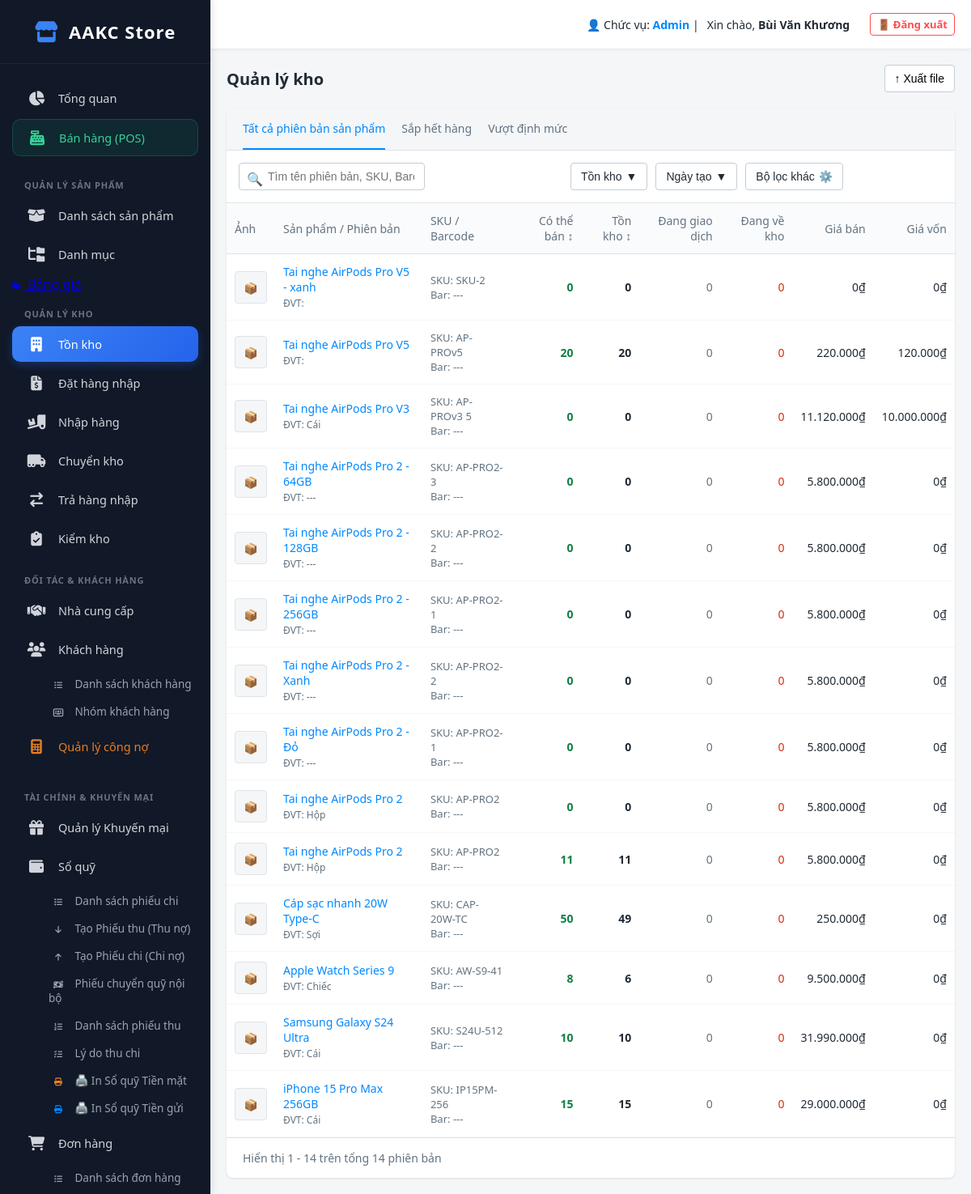
The page /index.php?action=inventory_list (signed in) on the database its author committed.
### tables this page shows
CREATE TABLE `products` (
  `id` int(11) NOT NULL,
  `parent_id` int(11) DEFAULT NULL,
  `product_type` varchar(20) DEFAULT 'Thường',
  `conversion_qty` int(11) DEFAULT 1,
  `product_name` varchar(255) NOT NULL,
  `brand` varchar(100) DEFAULT NULL,
  `base_price` decimal(15,2) DEFAULT NULL,
  `created_at` timestamp NOT NULL DEFAULT current_timestamp(),
  `sku` varchar(50) DEFAULT NULL,
  `barcode` varchar(50) DEFAULT NULL,
  `unit` varchar(20) DEFAULT NULL,
  `stock` int(11) DEFAULT 0,
  `available` int(11) DEFAULT 0,
  `trading` int(11) DEFAULT 0,
  `incoming` int(11) DEFAULT 0,
  `description` text DEFAULT NULL,
  `image` varchar(255) DEFAULT NULL,
  `compare_price` int(11) DEFAULT NULL,
  `cost_price` int(11) DEFAULT NULL,
  `apply_tax` tinyint(1) DEFAULT 0,
  `category` varchar(100) DEFAULT NULL,
  `tags` varchar(255) DEFAULT NULL,
  `dang_ve_kho` int(11) DEFAULT 0
);

### app/controllers/InventoryController.php (called while the page is built, shortened)
<?php
require_once __DIR__ . '/../models/InventoryModel.php';
class InventoryController
{
    public function list()
    {
        $db = (new Database())->getConnection();
        $inventoryModel = new InventoryModel($db);
        $filters = [
            'search'    => $_GET['search'] ?? '',
            'stock_min' => $_GET['stock_min'] ?? '',
            'stock_max' => $_GET['stock_max'] ?? ''
        ];
        $inventoryList = $inventoryModel->getInventoryList($filters);
        require_once __DIR__ . '/../views/inventory/list.php';
    }
}

### public/index.php (called while the page is built, shortened)
<?php
$app = new App();

### app/models/InventoryModel.php (called while the page is built, shortened)
<?php
class InventoryModel
{
    private $conn;
    public function __construct($db)
    {
        $this->conn = $db;
    }
    public function getInventoryList($filters = [])
    {
        $query = "SELECT id, product_name, sku, barcode, unit, stock as ton_kho, available as co_the_ban,
                         0 as dang_giao_dich, 0 as dang_ve_kho, base_price, cost_price, image
                  FROM products WHERE 1=1 ";
        $params = [];
        $query .= " ORDER BY id DESC";
        $stmt = $this->conn->prepare($query);
        $stmt->execute($params);
        return $stmt->fetchAll(PDO::FETCH_ASSOC);
    }
}

### app/views/inventory/list.php (the view, shortened to what this page needs)
<?php require_once __DIR__ . '/../layout/header.php'; ?>
<div style="display: flex; justify-content: space-between; align-items: center; margin-bottom: 20px;">
    <h2 style="font-size: 20px; font-weight: bold; color: #212b36;">Quản lý kho</h2>
    <div style="display: flex; gap: 10px;">
        <button style="background: #fff; border: 1px solid #c4cdd5; padding: 8px 12px; border-radius: 4px; cursor: pointer; font-size: 14px;">↑ Xuất file</button>
    </div>
</div>
<div class="card" style="background: #fff; border-radius: 8px; box-shadow: 0 1px 3px rgba(0,0,0,0.1); padding: 0; min-height: 500px;">
    <div class="sapo-tabs">
        <div class="sapo-tab active">Tất cả phiên bản sản phẩm</div>
        <div class="sapo-tab">Sắp hết hàng</div>
        <div class="sapo-tab">Vượt định mức</div>
    </div>
    <form action="index.php" method="GET" class="sapo-filter-bar">
        <div style="position: relative; flex: 1; max-width: 400px;">
            <span style="position: absolute; left: 10px; top: 9px; color: #637381;">🔍</span>
            <input type="text" name="search" class="search-input" value="<?php echo htmlspecialchars($_GET['search'] ?? ''); ?>" placeholder="Tìm tên phiên bản, SKU, Barcode">
        </div>
        <div class="filter-dropdown" id="stockFilterDiv">
            <button type="button" class="filter-btn" onclick="toggleStockFilter()">
                Tồn kho <span>▼</span>
            </button>
        </div>
        <button type="button" class="filter-btn">Ngày tạo <span>▼</span></button>
        <button type="button" class="filter-btn">Bộ lọc khác <span>⚙️</span></button>
    </form>
    <?php if (!empty($inventoryList)): ?>
        <table class="sapo-table">
            <thead>
                <tr>
                    <th class="col-img">Ảnh</th>
                    <th>Sản phẩm / Phiên bản</th>
                    <th>SKU / Barcode</th>
                    <th class="col-num">Có thể bán ↕</th>
                    <th class="col-num">Tồn kho ↕</th>
                    <th class="col-num">Đang giao dịch</th>
                    <th class="col-num">Đang về kho</th>
                    <th class="col-num">Giá bán</th>
                    <th class="col-num">Giá vốn</th>
                </tr>
            </thead>
            <tbody>
                <?php foreach ($inventoryList as $row): ?>
                    <tr>
                        <td class="col-img">
                            <?php if (!empty($row['image'])): ?>
                                <img src="<?php echo htmlspecialchars($row['image']); ?>" style="width:40px; height:40px; border-radius:4px; object-fit:cover; border:1px solid #dfe3e8;">
                            <?php else: ?>
                                <div style="width:40px; height:40px; background:#f4f6f8; border: 1px solid #dfe3e8; border-radius:4px; text-align:center; line-height:40px;">📦</div>
                            <?php endif; ?>
                        </td>
                        <td>
                            <a href="index.php?action=edit_product&id=<?php echo $row['id']; ?>" style="color: #0088ff; font-weight: 500; text-decoration: none;">
                                <?php echo htmlspecialchars($row['product_name']); ?>
                            </a><br>
                            <span style="color: #637381; font-size: 12px;">ĐVT: <?php echo htmlspecialchars($row['unit'] ?? '---'); ?></span>
                        </td>
                        <td style="color: #637381; font-size: 13px;">
                            SKU: <?php echo !empty($row['sku']) ? htmlspecialchars($row['sku']) : '---'; ?><br>
                            Bar: <?php echo !empty($row['barcode']) ? htmlspecialchars($row['barcode']) : '---'; ?>
                        </td>
                        <td class="col-num" style="color: #108043; font-weight: bold;">
                            <?php echo $row['co_the_ban']; ?>
                        </td>
                        <td class="col-num" style="color: #212b36; font-weight: bold;">
                            <?php echo $row['ton_kho']; ?>
                        </td>
                        <td class="col-num" style="color: #637381;"><?php echo $row['dang_giao_dich']; ?></td>
                        <td class="col-num" style="color: #d82c0d;"><?php echo $row['dang_ve_kho']; ?></td>
                        <td class="col-num"><?php echo number_format($row['base_price'], 0, ',', '.'); ?>₫</td>
                        <td class="col-num"><?php echo number_format($row['cost_price'], 0, ',', '.'); ?>₫</td>
                    </tr>
                <?php endforeach; ?>
            </tbody>
        </table>
        <div style="padding: 15px 20px; color: #637381; font-size: 14px; border-top: 1px solid #dfe3e8;">
            Hiển thị 1 - <?php echo count($inventoryList); ?> trên tổng <?php echo count($inventoryList); ?> phiên bản
        </div>
    <?php endif; ?>
</div>
<?php require_once __DIR__ . '/../layout/footer.php'; ?>

### app/views/layout/header.php (style rules this page uses)
* { box-sizing: border-box; margin: 0; padding: 0; }
body { font-family: 'Segoe UI', Tahoma, Geneva, Verdana, sans-serif; background-color: #f4f6f8; color: #212b36; display: flex; height: 100vh; overflow: hidden; }

### app/views/inventory/list.php (style rules this page uses)
.sapo-filter-bar { display: flex; gap: 10px; padding: 15px; border-bottom: 1px solid #dfe3e8; background: #fff; align-items: center; }
.sapo-filter-bar input.search-input { flex: 1; padding: 8px 12px 8px 35px; border: 1px solid #c4cdd5; border-radius: 4px; outline: none; font-size: 14px; }
.filter-btn { padding: 8px 12px; border: 1px solid #c4cdd5; background: #fff; border-radius: 4px; cursor: pointer; font-size: 14px; color: #212b36; display: flex; align-items: center; gap: 5px; }
.sapo-table { width: 100%; border-collapse: collapse; }
.sapo-table th, .sapo-table td { padding: 12px 10px; border-bottom: 1px solid #f4f6f8; text-align: left; font-size: 14px; vertical-align: middle; }
.sapo-table th { color: #637381; font-weight: 500; background: #fafbfc; border-bottom: 1px solid #dfe3e8; }
.col-img { width: 50px; }
.col-num { text-align: right !important; }
.filter-dropdown { position: relative; display: inline-block; }
.sapo-tabs { display: flex; gap: 20px; border-bottom: 1px solid #dfe3e8; padding: 0 20px; background: #f4f6f8; border-radius: 8px 8px 0 0; }
.sapo-tab { padding: 15px 0; color: #637381; cursor: pointer; font-weight: 500; font-size: 14px; border-bottom: 2px solid transparent; }
.sapo-tab.active { color: #0088ff; border-bottom: 2px solid #0088ff; }

### rows shown on the page
products: product_name "Tai nghe AirPods Pro V5 - xanh", sku "SKU-2", available "0", stock "0", dang_giao_dich "0", dang_ve_kho "0", base_price "0", cost_price "0"
products: product_name "Tai nghe AirPods Pro V5", sku "AP-PROv5", available "20", stock "20", dang_giao_dich "0", dang_ve_kho "0", base_price "220.000", cost_price "120.000"
products: product_name "Tai nghe AirPods Pro V3", unit "Cái", sku "AP-PROv3 5", available "0", stock "0", dang_giao_dich "0", dang_ve_kho "0", base_price "11.120.000", cost_price "10.000.000"
products: product_name "Tai nghe AirPods Pro 2 - 64GB", unit "---", sku "AP-PRO2-3", available "0", stock "0", dang_giao_dich "0", dang_ve_kho "0", base_price "5.800.000", cost_price "0"
products: product_name "Tai nghe AirPods Pro 2 - 128GB", unit "---", sku "AP-PRO2-2", available "0", stock "0", dang_giao_dich "0", dang_ve_kho "0", base_price "5.800.000", cost_price "0"
products: product_name "Tai nghe AirPods Pro 2 - 256GB", unit "---", sku "AP-PRO2-1", available "0", stock "0", dang_giao_dich "0", dang_ve_kho "0", base_price "5.800.000", cost_price "0"
products: product_name "Tai nghe AirPods Pro 2 - Xanh", unit "---", sku "AP-PRO2-2", available "0", stock "0", dang_giao_dich "0", dang_ve_kho "0", base_price "5.800.000", cost_price "0"
products: product_name "Tai nghe AirPods Pro 2 - Đỏ", unit "---", sku "AP-PRO2-1", available "0", stock "0", dang_giao_dich "0", dang_ve_kho "0", base_price "5.800.000", cost_price "0"
products: product_name "Tai nghe AirPods Pro 2", unit "Hộp", sku "AP-PRO2", available "0", stock "0", dang_giao_dich "0", dang_ve_kho "0", base_price "5.800.000", cost_price "0"
products: product_name "Tai nghe AirPods Pro 2", unit "Hộp", sku "AP-PRO2", available "11", stock "11", dang_giao_dich "0", dang_ve_kho "0", base_price "5.800.000", cost_price "0"
products: product_name "Cáp sạc nhanh 20W Type-C", unit "Sợi", sku "CAP-20W-TC", available "50", stock "49", dang_giao_dich "0", dang_ve_kho "0", base_price "250.000", cost_price "0"
products: product_name "Apple Watch Series 9", unit "Chiếc", sku "AW-S9-41", available "8", stock "6", dang_giao_dich "0", dang_ve_kho "0", base_price "9.500.000", cost_price "0"
products: product_name "Samsung Galaxy S24 Ultra", unit "Cái", sku "S24U-512", available "10", stock "10", dang_giao_dich "0", dang_ve_kho "0", base_price "31.990.000", cost_price "0"
products: product_name "iPhone 15 Pro Max 256GB", unit "Cái", sku "IP15PM-256", available "15", stock "15", dang_giao_dich "0", dang_ve_kho "0", base_price "29.000.000", cost_price "0"

### other values the page prints
$user_session['role'] "Admin"
$user_session['full_name'] "Bùi Văn Khương"
count($inventoryList) "14"
